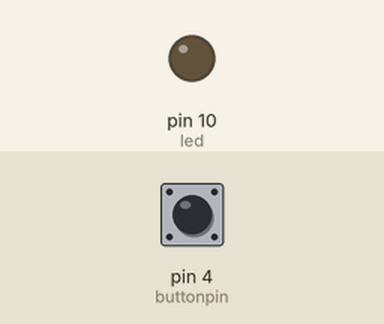
Simulated run of this sketch. Board: Arduino Uno, built with avr-gcc and run on an emulated ATmega328P. On the bench: output pins drawn as LEDs (lit = HIGH). The inputs (shaded band) are chosen by the test bench; at power-on: pin 4 (buttonpin) LOW.

Above: at 1.2 s.
1.3 s: pin 4 (buttonpin) pulled HIGH for 0.15 s
At 1.37 s:
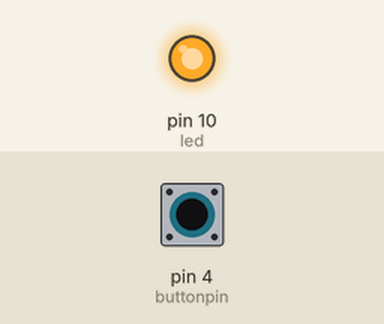
2.9 s: pin 4 (buttonpin) pulled HIGH for 3.2 s
At 6.9 s:
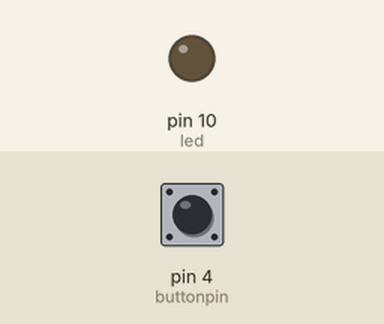
Timing chart, 0 to 8.4 s (numbered marks = the images above; inputs shaded):
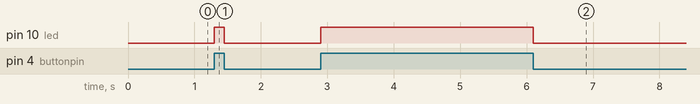

Measured:
- after the input at 1.3 s, pin 10 (led): LOW → HIGH at once, → LOW 0.15 s later
- after the input at 2.9 s, pin 10 (led): LOW → HIGH at once, → LOW 3.2 s later

The sketch:

buttonpinled.ino
```cpp
int led=10;
int buttonpin=4;
int buttonstate=0;
void setup() {
  // initialize digital pin LED_BUILTIN as an output.
  pinMode(led, OUTPUT);
  pinMode(buttonpin,INPUT);
}

// the loop function runs over and over again forever
void loop() {
  buttonstate=digitalRead(buttonpin);
  if(buttonstate==HIGH)
  {
    digitalWrite(led, HIGH);
  }
  else
   {
    digitalWrite(led, LOW);    // turn the LED off by making the voltage LOW
   }                       // wait for a second
 }
```
